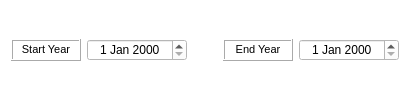
        <widget class="QFrame" name="date_filter_frame">
         <property name="maximumSize">
          <size>
           <width>16777215</width>
           <height>16777215</height>
          </size>
         </property>
         <property name="styleSheet">
          <string notr="true">background-color: transparent</string>
         </property>
         <layout class="QGridLayout" name="gridLayout_5">
          <property name="topMargin">
           <number>5</number>
          </property>
          <property name="bottomMargin">
           <number>5</number>
          </property>
          <item row="1" column="1">
           <widget class="QDateEdit" name="FromDate">
            <property name="minimumSize">
             <size>
              <width>100</width>
              <height>20</height>
             </size>
            </property>
            <property name="styleSheet">
             <string notr="true">background-color: rgb(255, 255, 255);</string>
            </property>
            <property name="alignment">
             <set>Qt::AlignCenter</set>
            </property>
           </widget>
          </item>
          <item row="1" column="4">
           <widget class="QDateEdit" name="ToDate">
            <property name="minimumSize">
             <size>
              <width>100</width>
              <height>20</height>
             </size>
            </property>
            <property name="styleSheet">
             <string notr="true">background-color: rgb(255, 255, 255);</string>
            </property>
            <property name="alignment">
             <set>Qt::AlignCenter</set>
            </property>
           </widget>
          </item>
          <item row="1" column="0">
           <widget class="QLabel" name="start_label">
            <property name="minimumSize">
             <size>
              <width>70</width>
              <height>20</height>
             </size>
            </property>
            <property name="styleSheet">
             <string notr="true">background-color:white</string>
            </property>
            <property name="frameShape">
             <enum>QFrame::Box</enum>
            </property>
            <property name="frameShadow">
             <enum>QFrame::Raised</enum>
            </property>
            <property name="text">
             <string>&lt;html&gt;&lt;head/&gt;&lt;body&gt;&lt;p&gt;&lt;span style=&quot; font-size:8pt;&quot;&gt;Start Year&lt;/span&gt;&lt;/p&gt;&lt;/body&gt;&lt;/html&gt;</string>
            </property>
            <property name="alignment">
             <set>Qt::AlignCenter</set>
            </property>
            <property name="margin">
             <number>0</number>
            </property>
           </widget>
          </item>
          <item row="1" column="2">
           <spacer name="horizontalSpacer_3">
            <property name="orientation">
             <enum>Qt::Horizontal</enum>
            </property>
            <property name="sizeHint" stdset="0">
             <size>
              <width>30</width>
              <height>20</height>
             </size>
            </property>
           </spacer>
          </item>
          <item row="1" column="3">
           <widget class="QLabel" name="end_label">
            <property name="minimumSize">
             <size>
              <width>70</width>
              <height>20</height>
             </size>
            </property>
            <property name="styleSheet">
             <string notr="true">background-color:white</string>
            </property>
            <property name="frameShape">
             <enum>QFrame::Box</enum>
            </property>
            <property name="frameShadow">
             <enum>QFrame::Raised</enum>
            </property>
            <property name="text">
             <string>&lt;!DOCTYPE HTML PUBLIC &quot;-//W3C//DTD HTML 4.0//EN&quot; &quot;http://www.w3.org/TR/REC-html40/strict.dtd&quot;&gt;
&lt;html&gt;&lt;head&gt;&lt;meta name=&quot;qrichtext&quot; content=&quot;1&quot; /&gt;&lt;style type=&quot;text/css&quot;&gt;
p, li { white-space: pre-wrap; }
&lt;/style&gt;&lt;/head&gt;&lt;body style=&quot; font-family:'.SF NS Text'; font-size:13pt; font-weight:400; font-style:normal;&quot;&gt;
&lt;p style=&quot; margin-top:10px; margin-bottom:12px; margin-left:0px; margin-right:0px; -qt-block-indent:0; text-indent:0px;&quot;&gt;&lt;span style=&quot; font-family:'Ubuntu'; font-size:8pt; color:#000000;&quot;&gt;End Year&lt;/span&gt;&lt;/p&gt;&lt;/body&gt;&lt;/html&gt;</string>
            </property>
            <property name="alignment">
             <set>Qt::AlignCenter</set>
            </property>
            <property name="margin">
             <number>0</number>
            </property>
           </widget>
          </item>
         </layout>
        </widget>
